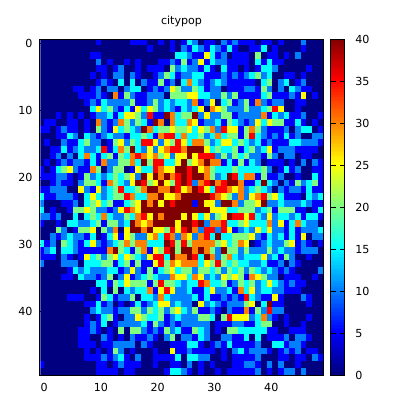

The gnuplot source for this figure:
#citypop.gnuplot
#
#  Usage:
#  gnuplot < citypop.gnuplot
#
#
# Terminal output specs
set terminal pdf size 4,4
set output "plots/citypop.pdf"
#
load "plots/pals/jet.pal"
#
# Axes and title
set title sprintf("citypop")
set xrange [-0.5:  49.5]
set yrange [  49.5:-0.5] reverse
#
# Plot data to file
plot "plots/citypop.dat" matrix with image notitle
